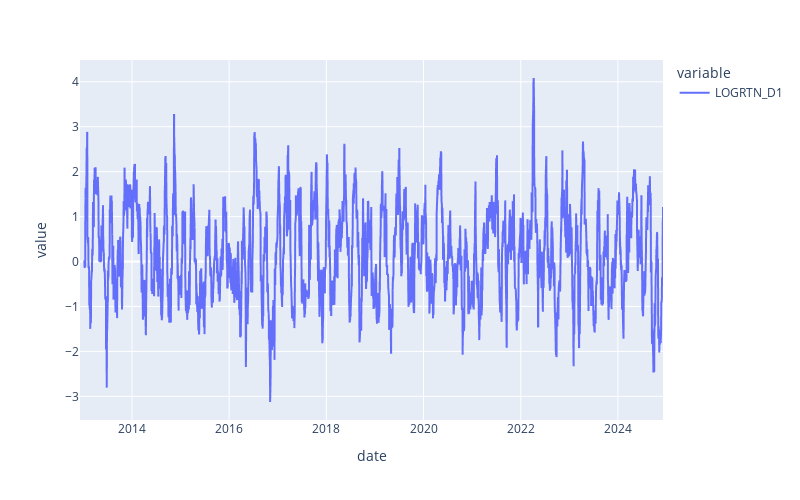

Notebook cell for this chart:
### Markdown cell above
Return of a portfolio, adjusted for the risk of the portfolio relative to that of some benchmark

### Code cell
FTSE_returns = get_Nday_return(FTSE, days=1, log=True)
FTSE_volatility = log_returns.rolling(window=LAG).std()*np.sqrt(LAG)

M2_ratio = (sharpe_ratio*FTSE_volatility/LAG + Rf)*LAG
sharpe_ratio.plot().update_layout(autosize=False, width=800, height=500)

### Figure 1 — Plotly figure (JSON) as saved in the notebook; plotly's stock layout.template omitted (floating-point values rounded to 4 significant figures; data arrays with more than 128 entries replaced by an {"elided": "..."} marker saying what was removed)
{"data": [{"hovertemplate": "variable=LOGRTN_D1<br>date=%{x}<br>value=%{y}<extra></extra>", "legendgroup": "LOGRTN_D1", "line": {"color": "#636efa", "dash": "solid"}, "marker": {"symbol": "circle"}, "mode": "lines", "name": "LOGRTN_D1", "showlegend": true, "type": "scattergl", "x": {"elided": "3032 str values"}, "xaxis": "x", "y": {"elided": "3032 float values"}, "yaxis": "y"}], "layout": {"autosize": false, "height": 500, "legend": {"title": {"text": "variable"}, "tracegroupgap": 0}, "margin": {"t": 60}, "width": 800, "xaxis": {"anchor": "y", "domain": [0, 1], "title": {"text": "date"}}, "yaxis": {"anchor": "x", "domain": [0, 1], "title": {"text": "value"}}}}
